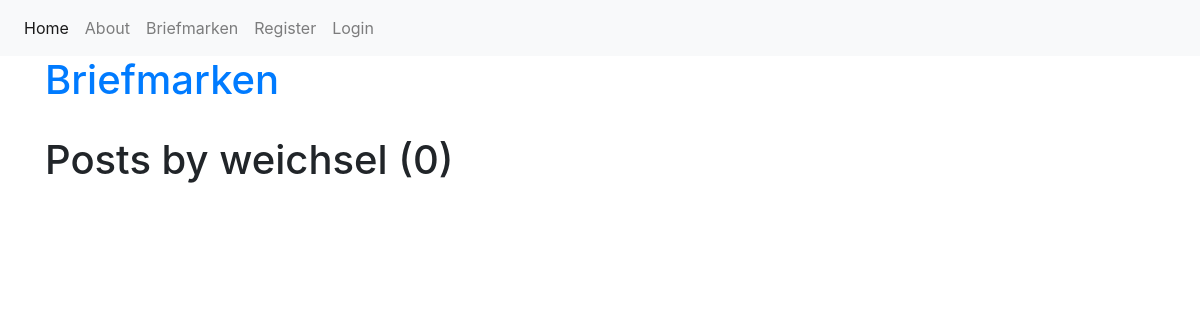
/user/weichsel, run on an earlier commit of the app's database.
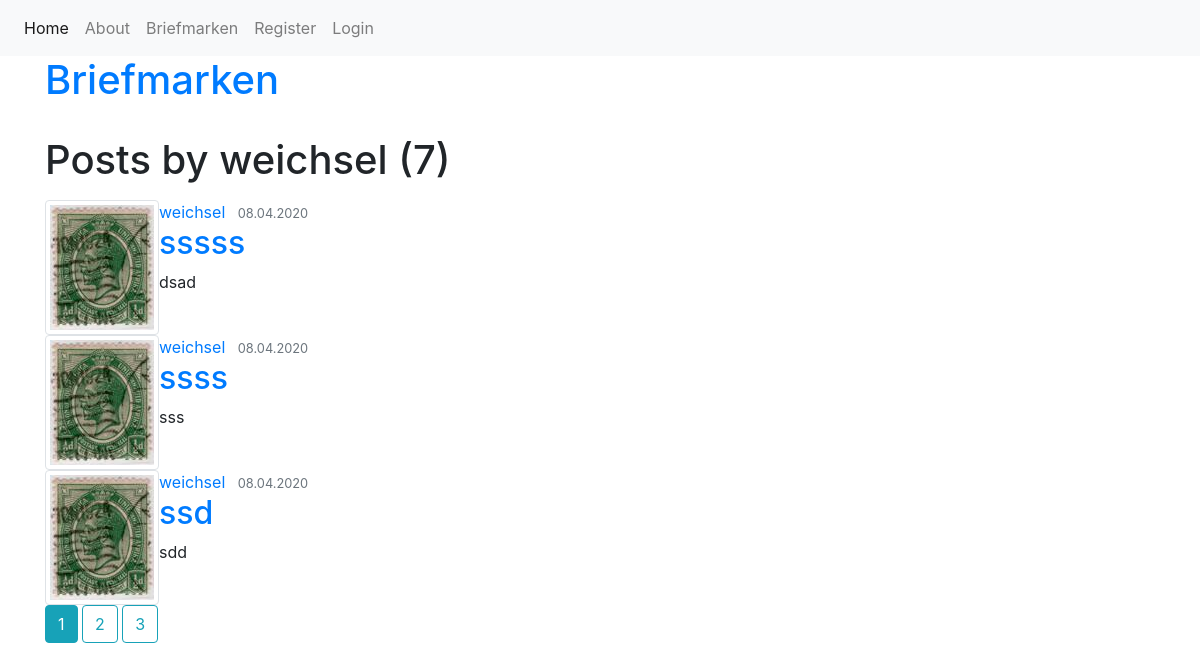
And on a later commit of the database.
### stamp_manager/models.py (models this page shows, shortened)
class Post(db.Model):
    id = db.Column(db.Integer, primary_key=True)
    title = db.Column(db.String(100), nullable=True)
    date_posted =  db.Column(db.DateTime, nullable=False, default=datetime.utcnow)
    content = db.Column(db.Text, nullable=False)
    user_id = db.Column(db.Integer, db.ForeignKey('user.id'), nullable = False)

class User(db.Model, UserMixin):
    id = db.Column(db.Integer, primary_key=True)
    username = db.Column(db.String(20), unique=True, nullable=True)
    email = db.Column(db.String(120), unique=True, nullable=True)
    image_file = db.Column(db.String(20), nullable=True, default='default.jpg')
    password = db.Column(db.String(60), nullable=False)
    posts = db.relationship('Post', backref='author', lazy=True)

### stamp_manager/routes.py (the view)
@app.route('/user/<string:username>')
def user_posts(username):
    page = request.args.get('page', 1, type=int)
    user = User.query.filter_by(username=username).first_or_404()
    posts = Post.query.filter_by(author=user)\
        .order_by(Post.date_posted.desc())\
        .paginate(page=page, per_page=3)
    return render_template('user_posts.html', user=user, posts=posts)

### stamp_manager/templates/user_posts.html
{% extends 'layout.html' %}
{% block body %}
<h1><a href="articles">Briefmarken</a> </h1>
<br>
<h1 class="mb-3">Posts by {{user.username }} ({{ posts.total }})</h1>
{% for post in posts.items %}
<article class="media content-section">
    <img class="img-thumbnail" src="{{ url_for('static', filename='pics/'+ post.author.image_file) }}">
    <div class="media-body">
        <div class="article-metadata">
            <a class="mr-2" href="{{ url_for('user_posts', username=post.author.username) }}">{{ post.author.username }}</a>
            <small class="text-muted">{{ post.date_posted.strftime('%d.%m.%Y') }}</small>
        </div>
        <h2><a class="article-title" href="{{ url_for('post', post_id = post.id) }}">{{ post.title }}</a></h2>
        <p class="article-content">{{ post.content }}</p>
    </div>
</article>
{% endfor %}
{% for page_num in posts.iter_pages(left_edge=1, right_edge=1, left_current=1, right_current=2) %}
    {% if page_num %}
        {% if posts.page == page_num %}
            <a class="btn btn-info mb-4" href="{{ url_for('user_posts', username = user.username, page= page_num) }}">{{ page_num }}</a>
        {% else %}
            <a class="btn btn-outline-info mb-4" href="{{ url_for('user_posts', username = user.username, page= page_num) }}">{{ page_num }}</a>
        {% endif %}
    {% else %}
        ...
    {% endif %}
{% endfor %}
{% endblock %}

What changed in the data, as far as the page shows it:
added Post: image_file (picture), author.username "weichsel", date_posted "08.04.2020", title "sssss", content "dsad"
added Post: image_file (picture), author.username "weichsel", date_posted "08.04.2020", title "ssss", content "sss"
added Post: image_file (picture), author.username "weichsel", date_posted "08.04.2020", title "ssd", content "sdd"
Also different on the page:
{{ posts.total }}: "0" → "7"
new list line: "1"
new list line: "2"
new list line: "3"
